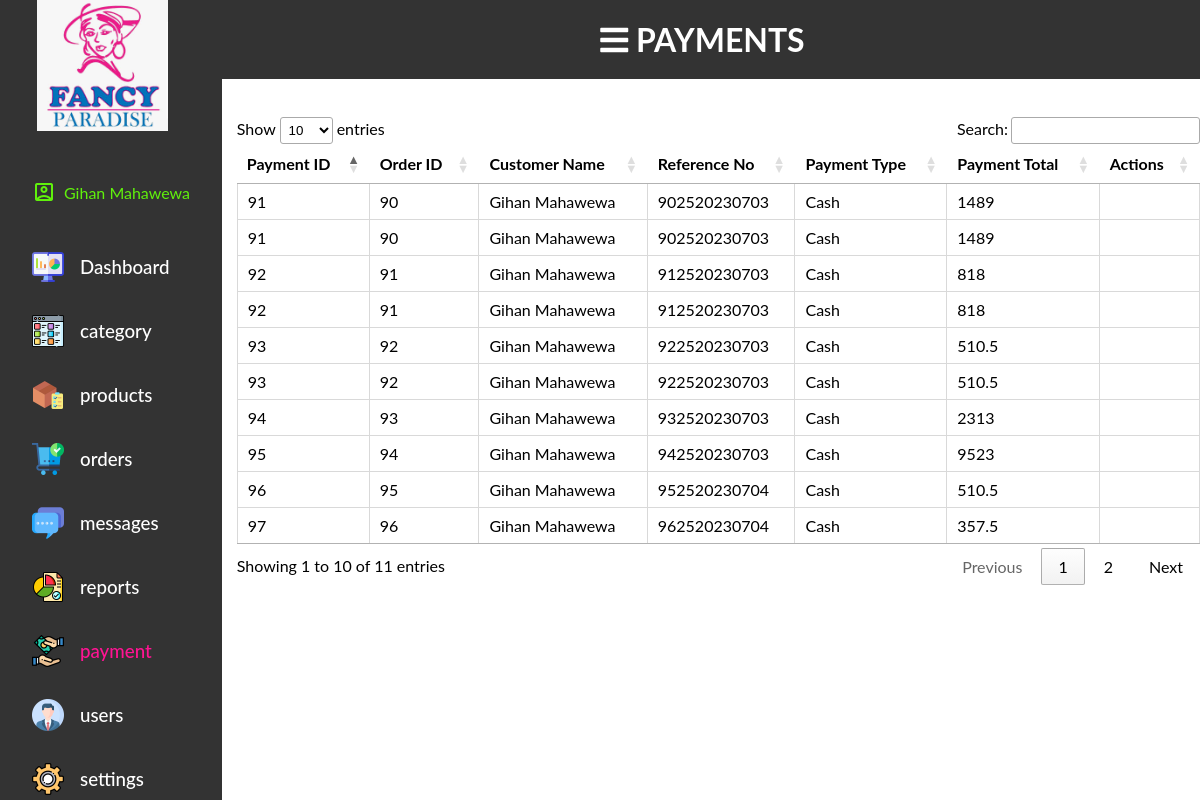
The app's page /view/payment.php (signed in) with its own data.
### tables this page shows
CREATE TABLE `tbl_module_role` (
  `module_id` int(11) NOT NULL,
  `role_id` int(11) NOT NULL,
  PRIMARY KEY (`module_id`,`role_id`)
);

CREATE TABLE `tbl_module` (
  `module_id` int(11) NOT NULL AUTO_INCREMENT,
  `name` varchar(50) NOT NULL,
  `image` text NOT NULL,
  PRIMARY KEY (`module_id`)
);

CREATE TABLE `tbl_order` (
  `order_id` int(10) unsigned NOT NULL AUTO_INCREMENT,
  `session_id` text NOT NULL,
  `customer_id` int(11) NOT NULL,
  `order_type` varchar(200) NOT NULL,
  `order_pay_type` varchar(200) NOT NULL,
  `order_total` double(10,2) NOT NULL,
  `order_datetime` datetime NOT NULL,
  `order_status` varchar(50) NOT NULL,
  `performed_by` int(11) DEFAULT NULL,
  `delivery_address` text NOT NULL,
  `city_id` int(11) NOT NULL,
  `city_payment` double NOT NULL,
  PRIMARY KEY (`order_id`)
);

CREATE TABLE `tbl_payment` (
  `payment_id` int(11) NOT NULL AUTO_INCREMENT,
  `order_id` int(11) NOT NULL,
  `reference_no` text NOT NULL,
  `payment_type` varchar(200) NOT NULL,
  `payment_total` double NOT NULL,
  PRIMARY KEY (`payment_id`)
);

CREATE TABLE `tbl_customer` (
  `customer_id` int(11) NOT NULL AUTO_INCREMENT,
  `title` varchar(20) NOT NULL,
  `first_name` varchar(100) NOT NULL,
  `last_name` varchar(100) NOT NULL,
  `address` text NOT NULL,
  `telephone_no` varchar(20) NOT NULL,
  `email` varchar(100) NOT NULL,
  `status` varchar(20) NOT NULL,
  `added_datetime` datetime NOT NULL,
  PRIMARY KEY (`customer_id`)
);

### view/payment.php (the view, shortened to what this page needs)
<?php
    include "index.php";
?>
<main>
    <h1 class="sticky"><i class="fa fa-bars" aria-hidden="true"></i> PAYMENTS</h1>
    <br><br>
    <?php
    $sql="SELECT * FROM tbl_order o, tbl_customer c, tbl_ordertracking ot, tbl_payment p WHERE o.customer_id=c.customer_id AND o.order_id=ot.ordertracking_order_id AND o.order_id=p.order_id";
    $res = mysqli_query($conn, $sql);
    ?>
    <table class="payment-table hover payment-colomn cell-border payment-display">
        <thead>
            <tr>
                <th>Payment ID</th>
                <th>Order ID</th>
                <th>Customer Name</th>
                <th>Reference No</th>
                <th>Payment Type</th>
                <th>Payment Total</th>
                <th>Actions</th>
            </tr>
        </thead>
        <tbody>
            <?php
            while ($row = mysqli_fetch_assoc($res)) {
                $payment_id = $row['payment_id'];
                $order_id = $row['order_id'];
                $customer_name = $row['first_name']. ' ' . $row['last_name'];
                $reference_no = $row['reference_no'];
                $payment_type = $row['payment_type'];
                $payment_total = $row['payment_total'];
            ?>
                <tr data-status="<?php echo strtolower($payment_status); ?>">
                    <td><?php echo $payment_id; ?></td>
                    <td><?php echo $order_id; ?></td>
                    <td><?php echo $customer_name; ?></td>
                    <td><?php echo $reference_no; ?></td>
                    <td><?php echo $payment_type; ?></td>
                    <td><?php echo $payment_total; ?></td>
                    <td></td>
                </tr>
            <?php } ?>
        </tbody>
    </table>
</main>
</body>
</html>

### view/index.php (shortened to what this page needs)
<?php
include('../model/connection.php');
$roleId = $_SESSION['role_id'];
$sql = "SELECT m.module_id, m.name, mr.role_id
          FROM tbl_module_role AS mr
          INNER JOIN tbl_module AS m ON mr.module_id = m.module_id
          WHERE mr.role_id = $roleId";
$res = mysqli_query($conn, $sql);
$modules = mysqli_fetch_all($res, MYSQLI_ASSOC);
?>
<!DOCTYPE html>
<html>
<head>
	<link rel="stylesheet" href="https://pro.fontawesome.com/releases/v5.10.0/css/all.css">
	<link rel="stylesheet" href="../view/css/index.css">
	<link rel="stylesheet" type="text/css" href="https://cdn.datatables.net/1.11.4/css/jquery.dataTables.css">
	<link rel="stylesheet" type="text/css" href="https://cdn.datatables.net/v/dt/dt-1.12.1/b-2.2.3/b-html5-2.2.3/date-1.1.2/r-2.3.0/datatables.min.css"/>
	<link rel="stylesheet" type="text/css" href="https://cdn.datatables.net/tabletools/2.2.4/css/dataTables.tableTools.css">
	<link href="https://cdnjs.cloudflare.com/ajax/libs/select2/4.0.13/css/select2.min.css" rel="stylesheet" />
</head>
<body>
	<div class="container">
		<aside>
			<div class="top">
				<div class="navigation" id="navigation">
					<a class="dashlogo" href="dashboard.php">
					<img src="assets/logo.jpg" alt="Logo" width="131" height="131">
					</a>
					<div class="user-info">
					<span class="material-icons-outlined">account_box</span>
						<?php echo $_SESSION['firstname']; ?>
						<?php echo $_SESSION['lastname']; ?>
					</div>
					<a class="btn" href="dashboard.php">
					<img src="assets/Module_images/dashboard.png" width="32" height="32">
					<h3>Dashboard</h3>
					</a>
					<?php foreach ($modules as $module) : ?>
						<?php
						$moduleSql = "SELECT image FROM tbl_module WHERE module_id = " . $module['module_id'];
						$moduleRes = mysqli_query($conn, $moduleSql);
						$moduleRow = mysqli_fetch_assoc($moduleRes);
						$module_image = $moduleRow['image'];
						?>
						<a class="btn" href="<?php echo $module['name'] . '.php'; ?>">
							<img src="<?php echo SITEURL; ?>adminpanel/view/assets/Module_images/<?php echo $module_image; ?>" alt="<?php echo $module_image; ?>" width="32" height="32">
							<h3><?php echo $module['name']; ?></h3>
						</a>
					<?php endforeach; ?>
				</div>
			</div>
		</aside>

### view/css/index.css (style rules this page uses)
* { margin: 0; padding: 0; list-style: none; text-decoration: none; box-sizing: border-box; }
body { width: 100%; font-family: "Lato", sans-serif; user-select: none; overflow-x: hidden; }
.container { display: grid; width: 100%; grid-template-columns: 12.8rem auto; }
aside .navigation { margin: 0; padding: 0; height: 100%; position: fixed; background-color: #333; overflow: auto; }
aside h3 { font-weight: 500; }
.dashlogo { margin: 2.3rem; align-items: center; position: relative; transition: all 300ms ease; }
.btn { color: white; display: flex; margin: 2rem; gap: 1rem; align-items: center; position: relative; height: 2rem; transition: all 300ms ease; flex-direction: row; }
.active { color: deeppink; }
.user-info { color: rgb(96, 241, 12); display: flex; margin: 2rem; gap: 0.5rem; align-items: center; position: relative; height: 3.3rem; }

### records on screen
tbl_module_role: module.image (picture), module.name "category"
tbl_module_role: module.image (picture), module.name "products"
tbl_module_role: module.image (picture), module.name "orders"
tbl_module_role: module.image (picture), module.name "messages"
tbl_module_role: module.image (picture), module.name "reports"
tbl_module_role: module.image (picture), module.name "payment"
tbl_module_role: module.image (picture), module.name "users"
tbl_module_role: module.image (picture), module.name "settings"
tbl_order: tbl_payment.payment_id "91", tbl_payment.order_id "90", customer.last_name "Gihan Mahawewa", tbl_payment.reference_no "902520230703", tbl_payment.payment_type "Cash", tbl_payment.payment_total "1489"
tbl_order: tbl_payment.payment_id "92", tbl_payment.order_id "91", customer.last_name "Gihan Mahawewa", tbl_payment.reference_no "912520230703", tbl_payment.payment_type "Cash", tbl_payment.payment_total "818"
tbl_order: tbl_payment.payment_id "93", tbl_payment.order_id "92", customer.last_name "Gihan Mahawewa", tbl_payment.reference_no "922520230703", tbl_payment.payment_type "Cash", tbl_payment.payment_total "510.5"
tbl_order: tbl_payment.payment_id "94", tbl_payment.order_id "93", customer.last_name "Gihan Mahawewa", tbl_payment.reference_no "932520230703", tbl_payment.payment_type "Cash", tbl_payment.payment_total "2313"
tbl_order: tbl_payment.payment_id "95", tbl_payment.order_id "94", customer.last_name "Gihan Mahawewa", tbl_payment.reference_no "942520230703", tbl_payment.payment_type "Cash", tbl_payment.payment_total "9523"
tbl_order: tbl_payment.payment_id "96", tbl_payment.order_id "95", customer.last_name "Gihan Mahawewa", tbl_payment.reference_no "952520230704", tbl_payment.payment_type "Cash", tbl_payment.payment_total "510.5"
tbl_order: tbl_payment.payment_id "97", tbl_payment.order_id "96", customer.last_name "Gihan Mahawewa", tbl_payment.reference_no "962520230704", tbl_payment.payment_type "Cash", tbl_payment.payment_total "357.5"

### other values on screen
$_SESSION['firstname'] "Gihan"
$_SESSION['lastname'] "Mahawewa"
